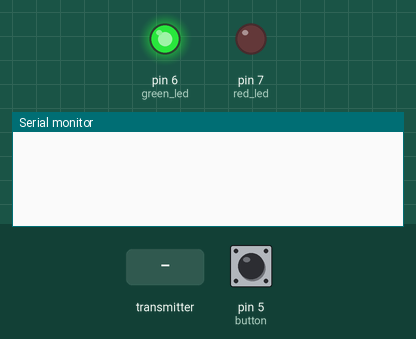
This sketch was run on a simulated Arduino Uno, built with avr-gcc and run on an emulated ATmega328P. Shown: output pins drawn as LEDs (lit = HIGH), the last lines printed to the serial monitor. The test bench sets the inputs (shaded band); at power-on: pin 5 (button) HIGH. No radio packets arrive unless stated.

Above: at 1.2 s.
1.3 s: pin 5 (button) pulled LOW for 0.15 s
At 2.1 s:
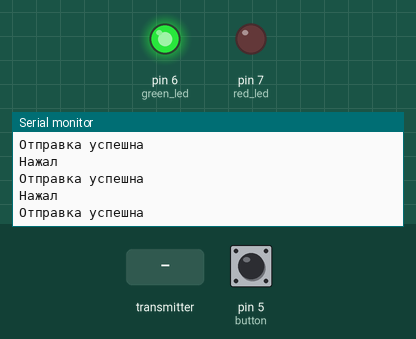
2.9 s: the transmitter starts sending gotByte = 0
At 3.02 s:
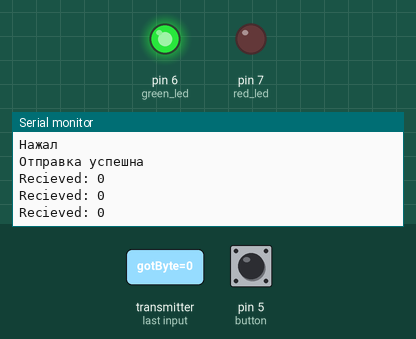
4.8 s: pin 5 (button) pulled LOW for 1 s
At 4.82 s:
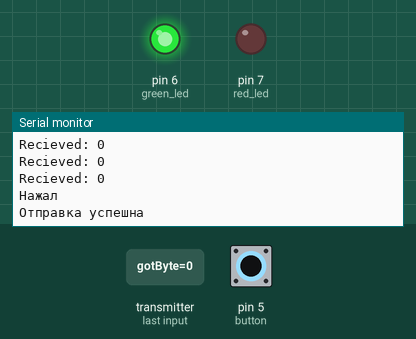

Measured:
- after the input at 1.3 s, the serial monitor: prints a new line at once (image 1)
- after the input at 2.9 s, the serial monitor: prints a new line at once (image 2)
- after the input at 4.8 s, the serial monitor: prints a new line at once (image 3)

The sketch:

Admin.ino
```cpp
#include <SPI.h>
#include <nRF24L01.h>
#include <RF24.h>
RF24 radio(9, 10);
int RXData[1];
int TXData[2];
uint8_t pipe;
#define button 5  //главная кнопка
#define green_led 6
#define red_led 7
byte butt;
bool flag = 0;
void setup() {
  Serial.begin(9600);
  radio.begin();                                  // Инициируем работу модуля nRF24L01+.
  radio.setAutoAck(1);         //режим подтверждения приёма, 1 вкл 0 выкл
  radio.setRetries(0,15);     //(время между попыткой достучаться, число попыток)
  radio.enableAckPayload();    //разрешить отсылку данных в ответ на входящий сигнал
  radio.setPayloadSize(32);     //размер пакета, в байтах
  radio.enableAckPayload();                                  // Указываем что в пакетах подтверждения приёма есть блок с пользовательскими данными.
  radio.enableDynamicPayloads();
  radio.setChannel(0x60);
  radio.setDataRate     (RF24_1MBPS);                        // Указываем скорость передачи данных (RF24_250KBPS, RF24_1MBPS, RF24_2MBPS), RF24_1MBPS - 1Мбит/сек.
  radio.setPALevel      (RF24_PA_MAX);

  radio.openWritingPipe (0xAABBCCDD99LL);// Разрешить динамически изменяемый размер блока данных на всех трубах.
  radio.openReadingPipe (1, 0xAABBCCDD11LL);                 // Открываем 1 трубу с адресом 0xAABBCCDD11, для приема данных.
  radio.openReadingPipe (2, 0xAABBCCDD22LL);                 // Открываем 2 трубу с адресом 2 передатчика 0xAABBCCDD22, для приема данных.
  radio.openReadingPipe (3, 0xAABBCCDD33LL);                 // Открываем 3 трубу с адресом 3 передатчика 0xAABBCCDD33, для приема данных.
  radio.openReadingPipe (4, 0xAABBCCDD44LL);

  radio.powerUp();
  radio.startListening  ();                                  // Включаем приемник, начинаем прослушивать открытые трубы.
  pinMode(button, INPUT_PULLUP);  //подключение кнопки
  pinMode(red_led, OUTPUT);      //подключение красного светодиода
  pinMode(green_led, OUTPUT);      //подключение зеленого светодиода
  digitalWrite(green_led, 1);
}

void loop(void) {
  byte pipeNo, gotByte;
    while( radio.available(&pipeNo)){    // слушаем эфир со всех труб
      radio.read( &gotByte, 1 );         // чиатем входящий сигнал
      radio.writeAckPayload(pipeNo,&gotByte, 1 );  // отправляем обратно то что приняли
      Serial.print("Recieved: "); Serial.println(gotByte);
   }
  /*if (radio.available(&pipe)) {
    radio.read(&RXData, sizeof(RXData));
    Serial.print("Пришли данные от ");
    Serial.print(pipe);
    Serial.print("\t");
    Serial.println(RXData[0]);
    radio.stopListening  ();
    switch (pipe) {
      case 1:
        TXData[0] = 1;
        TXData[1] = 2;
        radio.writeAckPayload (1, &TXData, sizeof(TXData) );
        if (radio.write(&TXData, sizeof(TXData))) {       // Отправляем данные из массива myData указывая сколько байт массива мы хотим отправить.
          Serial.println("Отправка обратной связи");
        } else {
          Serial.println("Феил обратной связи");
        }

        radio.startListening ();
        break;

      /*case 2:
        ackData[0] = 22;
        radio.writeAckPayload (2, &ackData, sizeof(ackData) );
        break;

        case 3:
        ackData[0] = 33;
        radio.writeAckPayload (3, &ackData, sizeof(ackData) );
        break;

        case 4:
        ackData[0] = 44;
        radio.writeAckPayload (4, &ackData, sizeof(ackData) );
        break;

      default:
        Serial.println("Default");
        break;
    }
  }*/

  butt = digitalRead(button);
  if (butt == 0 && !flag) {
    radio.stopListening();
    TXData[0] = 11;
        TXData[1] = 12;
    Serial.println("Нажал");
    if (radio.write(&TXData, sizeof(TXData))) {
      radio.startListening();
      Serial.println("Отправка успешна");
    } else {
      radio.startListening();
      Serial.println("Феил отправки");
    }
  }
  if (butt == 1 && flag) {
    flag = !flag;
  }
}
```
